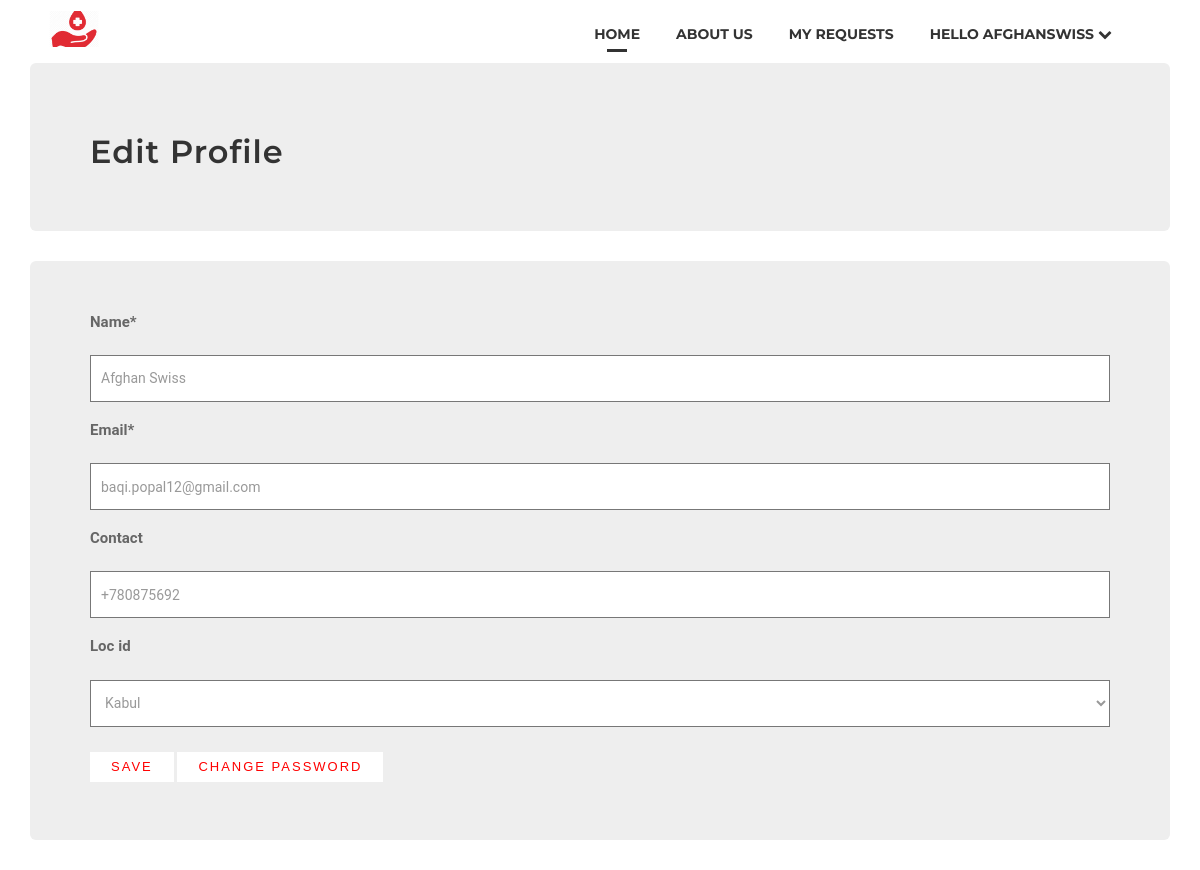
Page /profile/edit/ (signed in) on the committed database.
### accounts/models.py (models this page shows, shortened)
class User(AbstractBaseUser):
    name_regex = RegexValidator(regex='^[a-zA-Z ]+$', message="Name cannot include numbers", code='ValueError')
    username = models.CharField(validators=[usename_regex], max_length=30, unique=True, verbose_name="UserName")
    name = models.CharField(max_length=30, validators=[name_regex])
    active = models.BooleanField(default=True)
    admin = models.BooleanField(default=False)
    staff = models.BooleanField(default=False)  # a admin user; non super-user
    approved = models.BooleanField(default=True)
    ishospital = models.BooleanField(default=False)
    isdonor = models.BooleanField(default=False)
    USERNAME_FIELD = 'username'
    REQUIRED_FIELDS = []
    objects = UserManager()
    def __str__(self):              # __unicode__ on Python 2
        return self.username
    @property
    def is_active(self):
        return self.active
    @property
    def is_hospital(self):
        return self.ishospital

### mysite/models.py (models this page shows)
class Hospital(models.Model):
    phone_regex = RegexValidator(regex=r'^\+?1?\d{9,12}$',
                                 message="Phone number must be entered in the format: '+999999999'.")
    h_id = models.AutoField(primary_key=True)
    loc_id = models.ForeignKey(Location, null=True, blank=True, on_delete=models.SET_NULL)
    name = models.CharField(validators=[name_regex], max_length=30)
    h_username = models.OneToOneField(User, on_delete=models.CASCADE)
    Email = models.EmailField(validators=[validate_email])
    rating = models.FloatField()
    contact = models.CharField(validators=[phone_regex], max_length=17, blank=True)  # validators should be a list
    objects = models.Manager()

class Location(models.Model):
    loc_id = models.AutoField(primary_key=True)
    loc_name = models.CharField(max_length=30)
    objects = models.Manager()
    def __str__(self):  # __unicode__ on Python 2
        return self.loc_name

### mysite/views.py (the view, shortened to what this page needs)
# urls.py: url(r'^profile/edit/$', views.edit_profile, name='edit_profile'),
def edit_profile(request):
    if request.user.is_hospital:
        hobj = Hospital.objects.get(h_username__username=request.user)
        if request.method == 'POST':
            form = EditHospitalProfileForm(request.POST, instance=hobj)
            if form.is_valid():
                form.save()
                return redirect(reverse('profile'))
            else:
                args = {'form':form}
                return render(request, 'editprofile.html', args)
        else:
            form = EditHospitalProfileForm(instance=hobj)
            args = {'form': form}
            return render(request, 'editprofile.html', args)

### mysite/forms.py
class EditHospitalProfileForm(forms.ModelForm):
    template_name ='/templates/profile'
    class Meta:
        model = Hospital
        fields = (
            'name',
            'Email',
            'contact',
            'loc_id',
        )

### templates/editprofile.html (shortened to what this page needs)
{% extends 'base.html' %}
{% load crispy_forms_tags %}
{% block content %}
{% block navbar %}
{% include "navbar.html" %}
{% endblock %}
<div class="container">
    <div class="jumbotron">
        <h3>Edit Profile</h3>
    </div>
</div>
<div class="container">
    <div class="jumbotron">
        <form method="post">
        {{ form|crispy }}
        <button class="btn btn-skin" type="submit">Save</button>
        <a href="{% url 'change_password' %}" class="btn btn-skin">change password</a>
        </form>
    </div>
</div>
{% endblock %}

### templates/navbar.html (shortened to what this page needs)
{% extends "base.html" %}
{% block navbar %}
<nav id="menu" class="navbar">
				<div class="container-fluid">
					<div class="navbar-header">
						<a class="navbar-brand" href="{% url 'home' %}">
                            {% load staticfiles %}
							<img src="{% static 'img/logo.png' %}" width="50px" height="50px"/>
						</a>
					</div>
					<div class="collapse navbar-collapse navbar-ex1-collapse">
						<ul class="nav navbar-nav">
							<li class="active" ><a href="{% url 'home' %}">Home</a></li>
							<li ><a href="#">About Us</a></li>
                             {% if user.is_authenticated %}
                            {% if user.is_hospital or user.is_donor %}
                                <li><a  href = "{% url 'requests' %}">My Requests</a> </li>
                            {% endif %}
                            <li class="dropdown"><a href="#" class="dropdown-toggle" data-toggle="dropdown">Hello {{ user.username }} <i class="fa fa-chevron-down"></i></a>
							</li>
                    {% else %}
                    <li><a href="{% url 'register' %}"><span class="glyphicon glyphicon-user"></span> Sign up</a> </li>
                    <li><a href="{% url 'login' %}"><span class="glyphicon glyphicon-log-in"></span> Login</a> </li>
                    {% endif %}
						</ul>
					</div>
				</div>
			</nav>
{% endblock %}

### static/css/style.css (style rules this page uses)
body { font-family: 'Roboto', sans-serif;font-weight: 300;color: #666;background-color: #fff;font-size: 15px;line-height: 1.75;hyphens: auto;overflow-wrap: break-word; }
html, body { width:100%; padding:0; margin:0; }
html { -webkit-text-size-adjust: none; }
img { max-width:100%; height: auto;width: auto\9; }
h3 { font-size: 32px; }
h1,h2,h3,h4,h5,h6 { font-weight: 600;color: #333;font-family: 'Montserrat',sans-serif;letter-spacing: 1px;line-height: 1.3; }
a { color: #42AB9E;-webkit-transition: all .2s ease-in-out;-moz-transition: all .2s ease-in-out;transition: all .2s ease-in-out; }
button { border: none;outline: 0; }
ul li { list-style: none; }
input:not([type]), input[type="color"], input[type="email"], input[type="number"], input[type="password"], input[type="tel"], input[type="url"], input[type="text"], input[type="search"], textarea, .form-control, select { border-radius: 0 0 0 0; box-shadow: none; color: #999999; display: block; font-size: 14px; font-weight: normal; height: 47px; line-height: 1.2; margin: 15px 0; outline: medium none; padding: 5px 10px; transition: border-color 0.2s ease-in-out 0s, color 0.2s ease-in-out 0s; width: 100%; background-color: #fff; border: 1px solid #777; }
#menu { border-radius: 0;padding: 10px 15px;text-transform: uppercase;font-family: Montserrat,sans-serif;background: #fff; }
#menu .navbar-brand { margin: 0;height: auto;text-transform: uppercase;padding: 0px 18px; }
.navbar { margin: 0; }
#menu ul.nav li { padding-right: 16px; }
#menu ul.nav li a { padding: 8px 10px;color: #333;font-size: 14px;font-weight: bold;position:relative; }
#menu ul.nav li.active a:after { position: absolute;content: "";background: #333;bottom: 0;left: 50%;height: 3px; width: 20px;transform: translateX(-50%); }
@media (min-width: 768px) { #menu ul.nav { float:right; margin-top: 5px; } }
.btn { border-radius: 0; outline: none; color: red; font-family: 'Oswald', sans-serif; text-decoration: none; text-transform: uppercase; letter-spacing: 2px; font-weight: bold; font-size: 13px; }
.btn-skin { padding: 5px 20px;color: red;background-color: white;margin: 10px 0;font-weight: 400; }

### rows in the picture
User: username "AFGHANSWISS"
Hospital: name "Afghan Swiss", Email "baqi.popal12@gmail.com", contact "+780875692"
Location: loc_id "Kabul"
